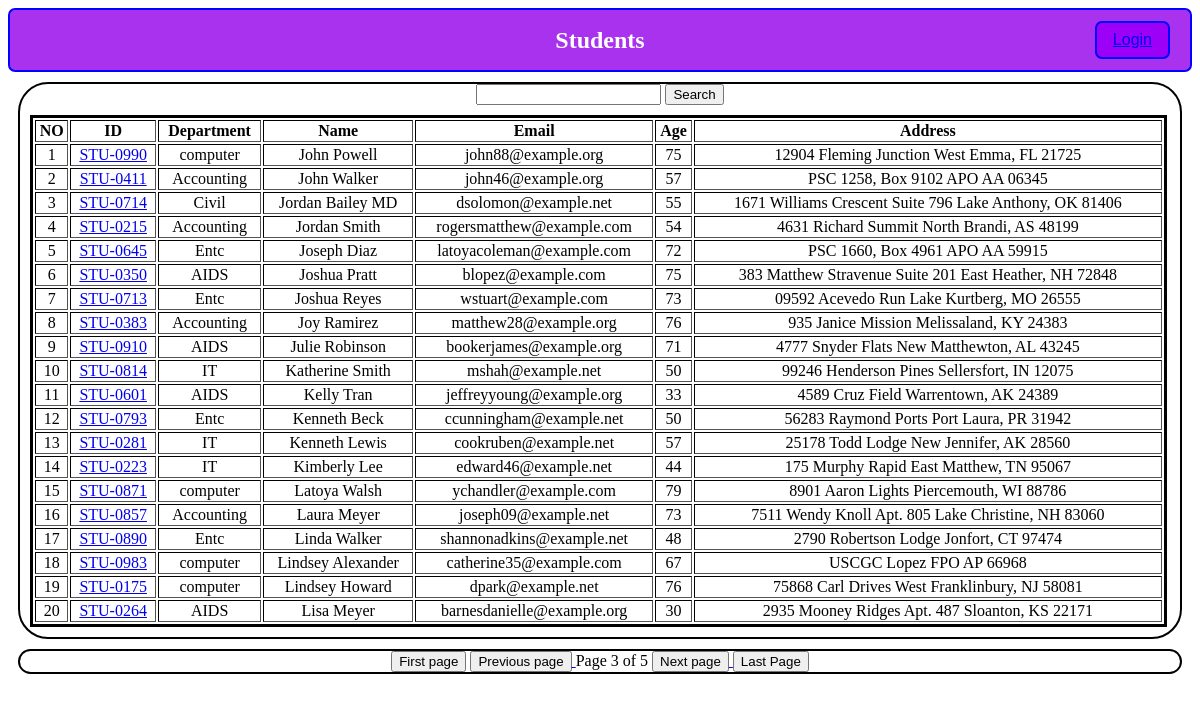
Screenshot of /students/?page=3 with the database file from the repository.
### vegi/models.py (models this page shows, shortened)
class Student(models.Model):
    department= models.ForeignKey(Department, related_name="depart" , on_delete=models.CASCADE)
    studentid = models. OneToOneField(StudentId , related_name="studentid", on_delete=models.CASCADE)
    student_name = models.CharField(max_length=100)
    student_email = models.EmailField(unique=True )
    student_age = models.IntegerField(default=18)
    student_address= models.TextField()
    is_deleted= models.BooleanField(default = False)
    objects = StudentsManager()
    admin_objects = models.Manager()
    class Meta:
        ordering= ["student_name"]
        verbose_name = 'Student'

class StudentId(models.Model):
    student_id= models.CharField(max_length=100)
    def __str__(self) -> str:
        return self.student_id

class Department(models.Model):
    department= models.CharField(max_length=100)
    def __str__(self) -> str:
        return self.department
    class Meta:
        ordering = ["department"]

### vegi/views.py (the view, shortened to what this page needs)
# urls.py: path("students/", get_students, name = "get_students"),
def get_students(request):
    queryset = Student.objects.all()
    paginator = Paginator(queryset , 20 )
    page_no = request.GET.get("page", 1)
    page_obj = paginator.get_page(page_no)
    return render(request , "report/students.html" , {"queryset" : page_obj})

### vegi/models.py (called while the page is built)
    def get_queryset(self):
        return super().get_queryset().filter(is_deleted = False )

### vegi/templates/report/students.html
{% extends "base.html" %} {% block start %}
<div class="container">
  <form >
    <input type="text" name= "search" >
    <button>Search </button>
  </form>
  <table border= 2 class='table-container'>
    <thead>
      <th>NO</th>
      <th>ID</th>
      <th>Department</th>
      <th>Name</th>
      <th>Email</th>
      <th>Age</th>
      <th>Address</th>
    </thead>
    <tbody>
        {% for student in queryset %}
        <tr>
            <td>{{forloop.counter}}</td>
            <td>
              <a href="{% url 'see-marks' student.studentid %} ">{{student.studentid}}</a>
            </td>
            <td>{{student.department}}</td>
            <td>{{student.student_name}}</td>
            <td>{{student.student_email}}</td>
            <td>{{student.student_age}}</td>
            <td>{{student.student_address}}</td>
        </tr>
        {% endfor %}
    </tbody>
  </table>
</div>
<div class = "container">
  <span >
    {%if queryset.has_previous%}
    <a href="?page=1">  <button>First page</button></a>
    <a href="?page={{queryset.previous_page_number}}"> <button>Previous page</button> </a>
    {% endif %}
  </span>
  <span>
    Page {{queryset.number}} of {{queryset.paginator.num_pages}}
  </span>
  <span>
    {%if queryset.has_next %}
    <a href="?page={{queryset.next_page_number}}"> <button>Next page</button>  </a>
    <a href="?page={{queryset.paginator.num_pages}}"><button>Last Page </button></a>
    {% endif %}
  </span>
</div>
{% endblock %}

### home/templates/base.html (style rules this page uses)
body { content-align: center; }
.container { margin: 10px; text-align: center; border: 2px solid black; border-radius: 30px; content-align: center; }
.table-container { width: 98%; border: 3px solid black; margin: 10px; padding: 10px: }

### rows the page displays
Student: studentid "STU-0990", department "computer", student_name "John Powell", student_email "john88@example.org", student_age "75", student_address "12904 Fleming Junction West Emma, FL 21725"
Student: studentid "STU-0411", department "Accounting", student_name "John Walker", student_email "john46@example.org", student_age "57", student_address "PSC 1258, Box 9102 APO AA 06345"
Student: studentid "STU-0714", department "Civil", student_name "Jordan Bailey MD", student_email "dsolomon@example.net", student_age "55", student_address "1671 Williams Crescent Suite 796 Lake Anthony, OK 81406"
Student: studentid "STU-0215", department "Accounting", student_name "Jordan Smith", student_email "rogersmatthew@example.com", student_age "54", student_address "4631 Richard Summit North Brandi, AS 48199"
Student: studentid "STU-0645", department "Entc", student_name "Joseph Diaz", student_email "latoyacoleman@example.com", student_age "72", student_address "PSC 1660, Box 4961 APO AA 59915"
Student: studentid "STU-0350", department "AIDS", student_name "Joshua Pratt", student_email "blopez@example.com", student_age "75", student_address "383 Matthew Stravenue Suite 201 East Heather, NH 72848"
Student: studentid "STU-0713", department "Entc", student_name "Joshua Reyes", student_email "wstuart@example.com", student_age "73", student_address "09592 Acevedo Run Lake Kurtberg, MO 26555"
Student: studentid "STU-0383", department "Accounting", student_name "Joy Ramirez", student_email "matthew28@example.org", student_age "76", student_address "935 Janice Mission Melissaland, KY 24383"
Student: studentid "STU-0910", department "AIDS", student_name "Julie Robinson", student_email "bookerjames@example.org", student_age "71", student_address "4777 Snyder Flats New Matthewton, AL 43245"
Student: studentid "STU-0814", department "IT", student_name "Katherine Smith", student_email "mshah@example.net", student_age "50", student_address "99246 Henderson Pines Sellersfort, IN 12075"
Student: studentid "STU-0601", department "AIDS", student_name "Kelly Tran", student_email "jeffreyyoung@example.org", student_age "33", student_address "4589 Cruz Field Warrentown, AK 24389"
Student: studentid "STU-0793", department "Entc", student_name "Kenneth Beck", student_email "ccunningham@example.net", student_age "50", student_address "56283 Raymond Ports Port Laura, PR 31942"
Student: studentid "STU-0281", department "IT", student_name "Kenneth Lewis", student_email "cookruben@example.net", student_age "57", student_address "25178 Todd Lodge New Jennifer, AK 28560"
Student: studentid "STU-0223", department "IT", student_name "Kimberly Lee", student_email "edward46@example.net", student_age "44", student_address "175 Murphy Rapid East Matthew, TN 95067"
Student: studentid "STU-0871", department "computer", student_name "Latoya Walsh", student_email "ychandler@example.com", student_age "79", student_address "8901 Aaron Lights Piercemouth, WI 88786"
Student: studentid "STU-0857", department "Accounting", student_name "Laura Meyer", student_email "joseph09@example.net", student_age "73", student_address "7511 Wendy Knoll Apt. 805 Lake Christine, NH 83060"
Student: studentid "STU-0890", department "Entc", student_name "Linda Walker", student_email "shannonadkins@example.net", student_age "48", student_address "2790 Robertson Lodge Jonfort, CT 97474"
Student: studentid "STU-0983", department "computer", student_name "Lindsey Alexander", student_email "catherine35@example.com", student_age "67", student_address "USCGC Lopez FPO AP 66968"
Student: studentid "STU-0175", department "computer", student_name "Lindsey Howard", student_email "dpark@example.net", student_age "76", student_address "75868 Carl Drives West Franklinbury, NJ 58081"
Student: studentid "STU-0264", department "AIDS", student_name "Lisa Meyer", student_email "barnesdanielle@example.org", student_age "30", student_address "2935 Mooney Ridges Apt. 487 Sloanton, KS 22171"

### other values shown
{{ queryset.number }} "3"
{{ queryset.paginator.num_pages }} "5"
